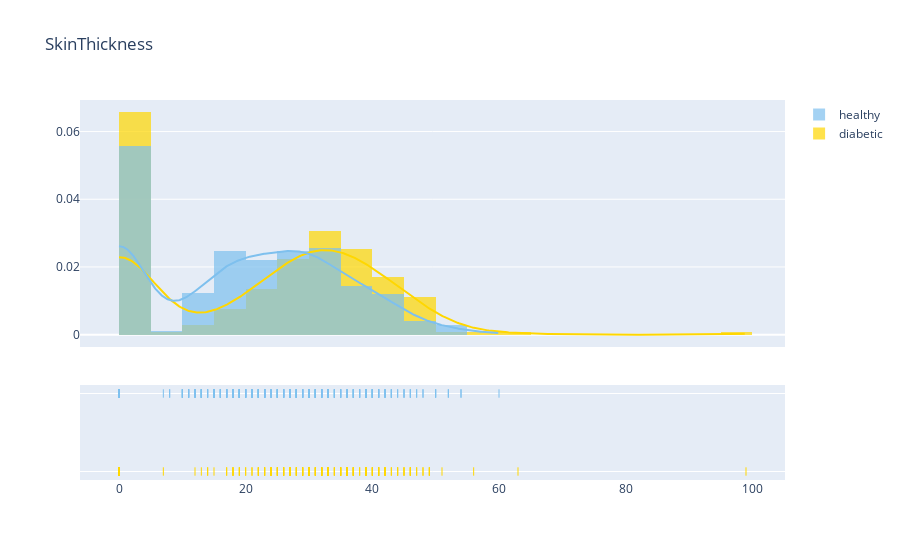

Here is the notebook cell this chart was saved with:
### Code cell
# SkinThickness
plot_distribution('SkinThickness', 0)

### Figure 1 — Plotly figure (JSON) as saved in the notebook; plotly's stock layout.template omitted (floating-point values rounded to 4 significant figures; data arrays with more than 128 entries replaced by an {"elided": "..."} marker saying what was removed)
{"data": [{"autobinx": false, "histnorm": "probability density", "legendgroup": "diabetic", "marker": {"color": "#FFD700"}, "name": "diabetic", "opacity": 0.7, "type": "histogram", "x": {"elided": "268 int values"}, "xaxis": "x", "xbins": {"end": 99, "size": 0, "start": 0}, "yaxis": "y"}, {"autobinx": false, "histnorm": "probability density", "legendgroup": "healthy", "marker": {"color": "#7EC0EE"}, "name": "healthy", "opacity": 0.7, "type": "histogram", "x": {"elided": "500 int values"}, "xaxis": "x", "xbins": {"end": 60, "size": 0, "start": 0}, "yaxis": "y"}, {"legendgroup": "diabetic", "marker": {"color": "#FFD700"}, "mode": "lines", "name": "diabetic", "showlegend": false, "type": "scatter", "x": {"elided": "500 float values"}, "xaxis": "x", "y": {"elided": "500 float values"}, "yaxis": "y"}, {"legendgroup": "healthy", "marker": {"color": "#7EC0EE"}, "mode": "lines", "name": "healthy", "showlegend": false, "type": "scatter", "x": {"elided": "500 float values"}, "xaxis": "x", "y": {"elided": "500 float values"}, "yaxis": "y"}, {"legendgroup": "diabetic", "marker": {"color": "#FFD700", "symbol": "line-ns-open"}, "mode": "markers", "name": "diabetic", "showlegend": false, "type": "scatter", "x": {"elided": "268 int values"}, "xaxis": "x", "y": {"elided": "268 str values"}, "yaxis": "y2"}, {"legendgroup": "healthy", "marker": {"color": "#7EC0EE", "symbol": "line-ns-open"}, "mode": "markers", "name": "healthy", "showlegend": false, "type": "scatter", "x": {"elided": "500 int values"}, "xaxis": "x", "y": {"elided": "500 str values"}, "yaxis": "y2"}], "layout": {"barmode": "overlay", "hovermode": "closest", "legend": {"traceorder": "reversed"}, "title": {"text": "SkinThickness"}, "xaxis": {"anchor": "y2", "domain": [0, 1], "zeroline": false}, "yaxis": {"anchor": "free", "domain": [0.35, 1], "position": 0}, "yaxis2": {"anchor": "x", "domain": [0, 0.25], "dtick": 1, "showticklabels": false}}}
